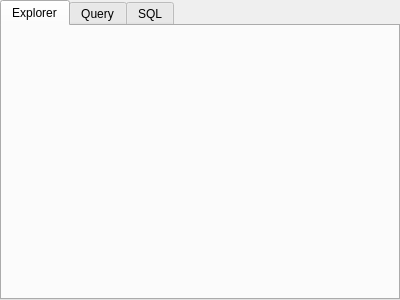
<?xml version="1.0" encoding="UTF-8"?>
<ui version="4.0">
 <class>DatabaseConnectionWidget</class>
 <widget class="QWidget" name="DatabaseConnectionWidget">
  <property name="geometry">
   <rect>
    <x>0</x>
    <y>0</y>
    <width>400</width>
    <height>300</height>
   </rect>
  </property>
  <property name="windowTitle">
   <string>Form</string>
  </property>
  <layout class="QHBoxLayout" name="horizontalLayout">
   <property name="leftMargin">
    <number>0</number>
   </property>
   <property name="topMargin">
    <number>0</number>
   </property>
   <property name="rightMargin">
    <number>0</number>
   </property>
   <property name="bottomMargin">
    <number>0</number>
   </property>
   <item>
    <widget class="QTabWidget" name="tabWidget">
     <property name="currentIndex">
      <number>0</number>
     </property>
     <property name="documentMode">
      <bool>false</bool>
     </property>
     <widget class="ExplorerWidget" name="explorerTab">
      <attribute name="icon">
       <iconset theme="document-open">
        <normaloff/>
       </iconset>
      </attribute>
      <attribute name="title">
       <string>Explorer</string>
      </attribute>
     </widget>
     <widget class="QueryWidget" name="queryTab">
      <property name="layoutDirection">
       <enum>Qt::LeftToRight</enum>
      </property>
      <attribute name="icon">
       <iconset theme="document-edit">
        <normaloff/>
       </iconset>
      </attribute>
      <attribute name="title">
       <string>Query</string>
      </attribute>
     </widget>
     <widget class="SqlWidget" name="sqlTab">
      <attribute name="icon">
       <iconset theme="document-import">
        <normaloff/>
       </iconset>
      </attribute>
      <attribute name="title">
       <string>SQL</string>
      </attribute>
     </widget>
    </widget>
   </item>
  </layout>
 </widget>
 <customwidgets>
  <customwidget>
   <class>QueryWidget</class>
   <extends>QWidget</extends>
   <header>QueryWidget.h</header>
   <container>1</container>
  </customwidget>
  <customwidget>
   <class>SqlWidget</class>
   <extends>QWidget</extends>
   <header>SqlWidget.h</header>
   <container>1</container>
  </customwidget>
  <customwidget>
   <class>ExplorerWidget</class>
   <extends>QWidget</extends>
   <header>ExplorerWidget.h</header>
   <container>1</container>
  </customwidget>
 </customwidgets>
 <resources/>
 <connections/>
</ui>
